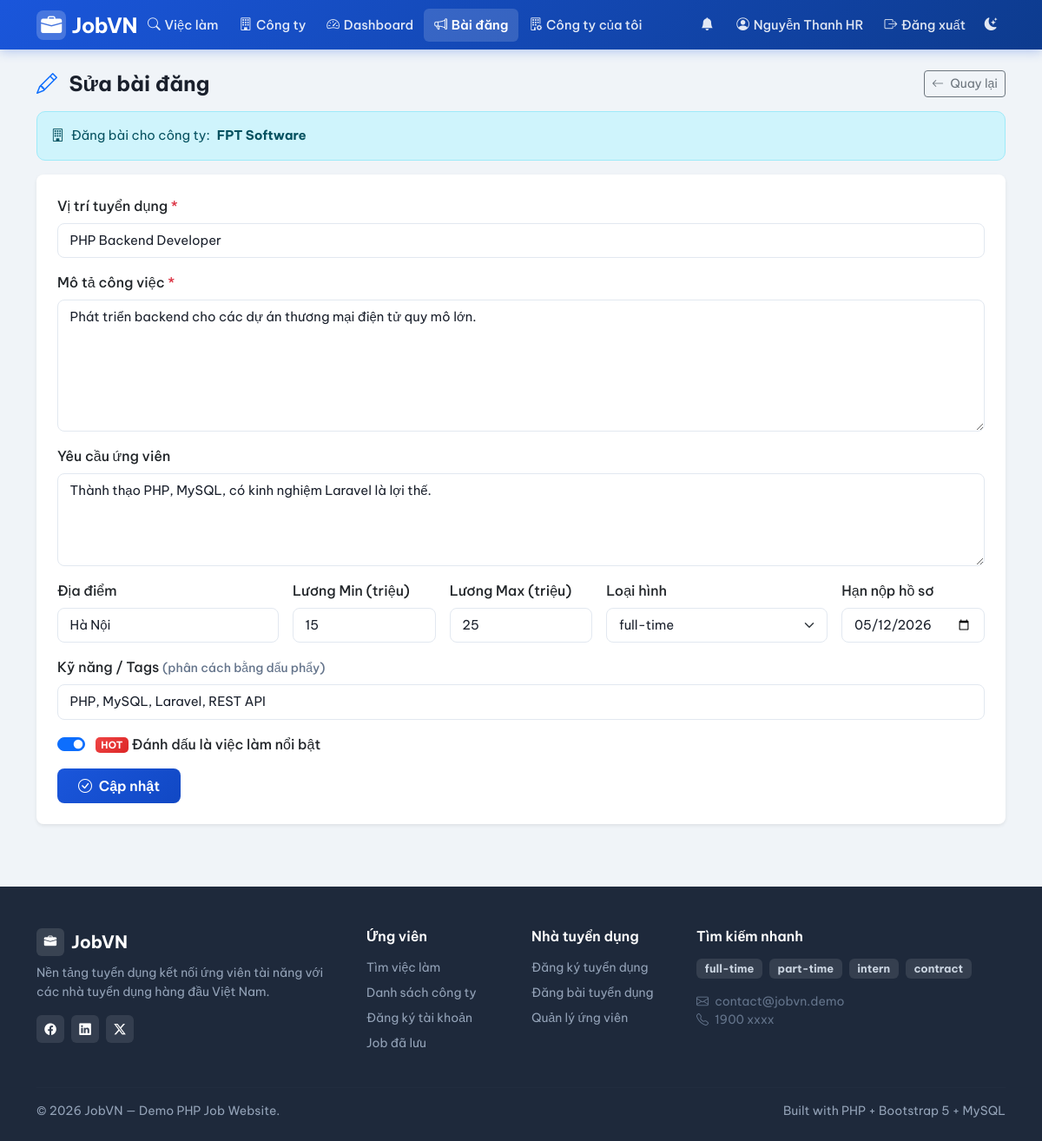
Page /index.php?page=employer/job_form&id=1 (signed in) on the committed database.
### tables this page shows
CREATE TABLE users (
    id INT AUTO_INCREMENT PRIMARY KEY,
    email VARCHAR(150) NOT NULL UNIQUE,
    password VARCHAR(255) NOT NULL,              
    full_name VARCHAR(150) NOT NULL,
    role ENUM('admin','employer','user') NOT NULL DEFAULT 'user',
    phone VARCHAR(30) NULL,
    bio TEXT NULL,                                
    skills VARCHAR(500) NULL,                     
    experience_years TINYINT NULL,                
    avatar VARCHAR(255) NULL,                     
    created_at DATETIME NOT NULL DEFAULT CURRENT_TIMESTAMP
);

CREATE TABLE companies (
    id INT AUTO_INCREMENT PRIMARY KEY,
    owner_id INT NOT NULL,                       
    name VARCHAR(200) NOT NULL,
    description TEXT NULL,
    location VARCHAR(200) NULL,
    website VARCHAR(200) NULL,
    logo VARCHAR(255) NULL,                      
    created_at DATETIME NOT NULL DEFAULT CURRENT_TIMESTAMP,
    UNIQUE KEY uq_company_owner (owner_id),      
    FOREIGN KEY (owner_id) REFERENCES users(id) ON DELETE CASCADE
);

CREATE TABLE jobs (
    id INT AUTO_INCREMENT PRIMARY KEY,
    company_id INT NOT NULL,
    employer_id INT NOT NULL,                    
    title VARCHAR(200) NOT NULL,
    description TEXT NOT NULL,
    requirements TEXT NULL,
    location VARCHAR(200) NULL,
    salary_min INT NULL,                         
    salary_max INT NULL,                         
    job_type ENUM('full-time','part-time','intern','contract') NOT NULL DEFAULT 'full-time',
    is_active TINYINT(1) NOT NULL DEFAULT 1,
    is_hot TINYINT(1) NOT NULL DEFAULT 0,        
    views INT NOT NULL DEFAULT 0,                
    expired_at DATETIME NULL,                    
    category VARCHAR(50) NOT NULL DEFAULT 'Công nghệ thông tin',   
    tags VARCHAR(300) NULL,                      
    created_at DATETIME NOT NULL DEFAULT CURRENT_TIMESTAMP,
    FOREIGN KEY (company_id) REFERENCES companies(id) ON DELETE CASCADE,
    FOREIGN KEY (employer_id) REFERENCES users(id) ON DELETE CASCADE
);

### public/index.php (called while the page is built, shortened)
<?php
require_once __DIR__ . '/../src/db.php';
require_once __DIR__ . '/../src/helpers.php';
require_once __DIR__ . '/../src/auth.php';
$routes = [
    'home'                    => 'home.php',
    'login'                   => 'login.php',
    'register'                => 'register.php',
    'logout'                  => 'logout.php',
    'jobs'                    => 'jobs.php',
    'job_detail'              => 'job_detail.php',
    'companies'               => 'companies.php',
    'company_detail'          => 'company_detail.php',
    'download_cv'             => 'download_cv.php',
    'user/apply'              => 'user/apply.php',
    'user/my_applications'    => 'user/my_applications.php',
    'user/notifications'      => 'user/notifications.php',
    'user/profile'            => 'user/profile.php',
    'user/saved_jobs'         => 'user/saved_jobs.php',
    'user/become_employer'    => 'user/become_employer.php',
    'employer/dashboard'      => 'employer/dashboard.php',
    'employer/jobs'           => 'employer/jobs.php',
    'employer/job_form'       => 'employer/job_form.php',
    'employer/job_delete'     => 'employer/job_delete.php',
    'employer/applications'   => 'employer/applications.php',
    'employer/company'        => 'employer/company.php',
    'admin/dashboard'         => 'admin/dashboard.php',
    'admin/users'             => 'admin/users.php',
    'admin/user_delete'       => 'admin/user_delete.php',
    'admin/jobs'              => 'admin/jobs.php',
    'admin/job_delete'        => 'admin/job_delete.php',
    'admin/companies'             => 'admin/companies.php',
    'admin/applications'          => 'admin/applications.php',
    'admin/employer_requests'     => 'admin/employer_requests.php',
];
$page = $_GET['page'] ?? 'home';
$file = __DIR__ . '/../src/pages/' . $routes[$page];
require $file;

### src/helpers.php (called while the page is built, shortened)
<?php
function e($v): string
{
    return htmlspecialchars((string)$v, ENT_QUOTES, 'UTF-8');
}
function url(string $page, array $params = []): string
{
    $params = array_merge(['page' => $page], $params);
    return BASE_URL . '?' . http_build_query($params);
}

### src/db.php (called while the page is built, shortened)
<?php
function db(): PDO
{
    static $pdo = null;
    if ($pdo === null) {
        $dsn = 'mysql:host=' . DB_HOST . ';port=' . DB_PORT . ';dbname=' . DB_NAME . ';charset=utf8mb4';
        $attempts = 0;
        while (true) {
            try {
                $pdo = new PDO($dsn, DB_USER, DB_PASS, [
                    PDO::ATTR_ERRMODE              => PDO::ERRMODE_EXCEPTION,
                    PDO::ATTR_DEFAULT_FETCH_MODE   => PDO::FETCH_ASSOC,
                    PDO::ATTR_EMULATE_PREPARES     => false,
                    PDO::MYSQL_ATTR_INIT_COMMAND   => "SET NAMES utf8mb4 COLLATE utf8mb4_unicode_ci",
                ]);
                break;
            } catch (PDOException $e) {
                $attempts++;
                if ($attempts >= 10) {
                    die('Không kết nối được MySQL: ' . $e->getMessage());
                }
                sleep(1);
            }
        }
    }
    return $pdo;
}

### src/auth.php (called while the page is built, shortened)
<?php
require_once __DIR__ . '/db.php';
function current_user(): ?array
{
    static $cache = null;
    if ($cache !== null) return $cache;
    $stmt = db()->prepare('SELECT * FROM users WHERE id = ?');
    $stmt->execute([$_SESSION['user_id']]);
    $cache = $stmt->fetch() ?: null;
    return $cache;
}
function require_role(string ...$roles): array
{
    $u = current_user();
    return $u;
}

### src/pages/employer/job_form.php (the view, shortened to what this page needs)
<?php
$u  = require_role('employer');
$id = (int)($_GET['id'] ?? 0);
$companyStmt = db()->prepare('SELECT * FROM companies WHERE owner_id = ?');
$companyStmt->execute([$u['id']]);
$company = $companyStmt->fetch();
$job = [
    'title'        => '',
    'description'  => '',
    'requirements' => '',
    'location'     => '',
    'salary_min'   => '',
    'salary_max'   => '',
    'job_type'     => 'full-time',
    'company_id'   => $company ? $company['id'] : 0,
    'expired_at'   => '',
    'is_hot'       => 0,
    'tags'         => '',
];
if ($id) {
    $stmt = db()->prepare('SELECT * FROM jobs WHERE id = ? AND employer_id = ?');
    $stmt->execute([$id, $u['id']]);
    $existing = $stmt->fetch();
    $job = $existing;
}
require __DIR__ . '/../../layout/header.php';
?>
<div class="d-flex justify-content-between align-items-center mb-3">
    <h4 class="fw-700 mb-0">
        <i class="bi bi-<?= $id ? 'pencil' : 'plus-circle' ?> me-2 text-primary"></i>
        <?= $id ? 'Sửa bài đăng' : 'Đăng bài mới' ?>
    </h4>
    <a href="<?= e(url('employer/jobs')) ?>" class="btn btn-outline-secondary btn-sm">
        <i class="bi bi-arrow-left me-1"></i> Quay lại
    </a>
</div>
<?php if (!$company): ?>
    <div class="alert alert-warning">
        <i class="bi bi-exclamation-triangle me-2"></i>
        Bạn chưa có công ty. Vui lòng
        <a href="<?= e(url('employer/company')) ?>">tạo thông tin công ty</a> trước khi đăng bài.
    </div>
<?php else: ?>
    <div class="alert alert-info d-flex align-items-center gap-2 mb-3">
        <i class="bi bi-building"></i>
        Đăng bài cho công ty: <strong><?= e($company['name']) ?></strong>
    </div>
    <div class="card border-0 shadow-sm rounded-3">
        <div class="card-body p-4">
            <form method="post">
                <div class="mb-3">
                    <label class="form-label fw-500">Vị trí tuyển dụng <span class="text-danger">*</span></label>
                    <input name="title" value="<?= e($job['title']) ?>" class="form-control"
                           placeholder="Vd: PHP Backend Developer" required>
                </div>
                <div class="mb-3">
                    <label class="form-label fw-500">Mô tả công việc <span class="text-danger">*</span></label>
                    <textarea name="description" class="form-control" rows="6" required
                              placeholder="Mô tả chi tiết về công việc, trách nhiệm..."><?= e($job['description']) ?></textarea>
                </div>
                <div class="mb-3">
                    <label class="form-label fw-500">Yêu cầu ứng viên</label>
                    <textarea name="requirements" class="form-control" rows="4"
                              placeholder="Kỹ năng, kinh nghiệm yêu cầu..."><?= e($job['requirements']) ?></textarea>
                </div>
                <div class="row g-3 mb-3">
                    <div class="col-md-3">
                        <label class="form-label fw-500">Địa điểm</label>
                        <input name="location" value="<?= e($job['location']) ?>" class="form-control"
                               placeholder="Hà Nội, TP.HCM...">
                    </div>
                    <div class="col-md-2">
                        <label class="form-label fw-500">Lương Min (triệu)</label>
                        <input type="number" name="salary_min" value="<?= e($job['salary_min']) ?>"
                               class="form-control" placeholder="15" min="0">
                    </div>
                    <div class="col-md-2">
                        <label class="form-label fw-500">Lương Max (triệu)</label>
                        <input type="number" name="salary_max" value="<?= e($job['salary_max']) ?>"
                               class="form-control" placeholder="25" min="0">
                    </div>
                    <div class="col-md-3">
                        <label class="form-label fw-500">Loại hình</label>
                        <select name="job_type" class="form-select">
                            <?php foreach (['full-time','part-time','intern','contract'] as $t): ?>
                                <option value="<?= $t ?>" <?= $t == $job['job_type'] ? 'selected' : '' ?>>
                                    <?= $t ?>
                                </option>
                            <?php endforeach; ?>
                        </select>
                    </div>
                    <div class="col-md-2">
                        <label class="form-label fw-500">Hạn nộp hồ sơ</label>
                        <input type="date" name="expired_at"
                               value="<?= e($job['expired_at'] ? date('Y-m-d', strtotime($job['expired_at'])) : '') ?>"
                               class="form-control">
                    </div>
                </div>
                <div class="mb-3">
                    <label class="form-label fw-500">Kỹ năng / Tags <span class="text-muted small fw-400">(phân cách bằng dấu phẩy)</span></label>
                    <input name="tags" value="<?= e($job['tags'] ?? '') ?>" class="form-control"
                           placeholder="PHP, MySQL, Laravel...">
                </div>
                <div class="mb-3">
                    <div class="form-check form-switch">
                        <input class="form-check-input" type="checkbox" name="is_hot" id="isHot"
                               <?= $job['is_hot'] ? 'checked' : '' ?>>
                        <label class="form-check-label fw-500" for="isHot">
                            <span class="badge-hot ms-1">HOT</span> Đánh dấu là việc làm nổi bật
                        </label>
                    </div>
                </div>
                <button class="btn btn-primary px-4">
                    <i class="bi bi-check-circle me-1"></i>
                    <?= $id ? 'Cập nhật' : 'Đăng bài' ?>
                </button>
            </form>
        </div>
    </div>
<?php endif; ?>
<?php require __DIR__ . '/../../layout/footer.php';

### src/layout/header.php (shortened to what this page needs)
<?php
$u = current_user();
$currentPage = $_GET['page'] ?? 'home';
?>
<!doctype html>
<html lang="vi">
<head>
    <link href="https://cdn.jsdelivr.net/npm/bootstrap@5.3.2/dist/css/bootstrap.min.css" rel="stylesheet">
    <link href="https://cdn.jsdelivr.net/npm/bootstrap-icons@1.11.3/font/bootstrap-icons.min.css" rel="stylesheet">
</head>
<body>
<nav class="navbar navbar-expand-lg navbar-main">
    <div class="container">
        <a class="navbar-brand-logo text-decoration-none" href="<?= e(url('home')) ?>">
            <div class="logo-icon"><i class="bi bi-briefcase-fill text-white"></i></div>
            JobVN
        </a>
        <div class="collapse navbar-collapse" id="mainNav">
            <ul class="navbar-nav me-auto">
                <li class="nav-item">
                    <a class="nav-link <?= in_array($currentPage, ['jobs','job_detail']) ? 'active' : '' ?>"
                       href="<?= e(url('jobs')) ?>">
                        <i class="bi bi-search"></i> Việc làm
                    </a>
                </li>
                <li class="nav-item">
                    <a class="nav-link <?= $currentPage === 'companies' ? 'active' : '' ?>"
                       href="<?= e(url('companies')) ?>">
                        <i class="bi bi-building"></i> Công ty
                    </a>
                </li>
                <?php if ($u && $u['role'] === 'employer'): ?>
                    <li class="nav-item">
                        <a class="nav-link <?= $currentPage === 'employer/dashboard' ? 'active' : '' ?>"
                           href="<?= e(url('employer/dashboard')) ?>">
                            <i class="bi bi-speedometer2"></i> Dashboard
                        </a>
                    </li>
                    <li class="nav-item">
                        <a class="nav-link <?= in_array($currentPage, ['employer/jobs','employer/job_form']) ? 'active' : '' ?>"
                           href="<?= e(url('employer/jobs')) ?>">
                            <i class="bi bi-megaphone"></i> Bài đăng
                        </a>
                    </li>
                    <li class="nav-item">
                        <a class="nav-link <?= $currentPage === 'employer/company' ? 'active' : '' ?>"
                           href="<?= e(url('employer/company')) ?>">
                            <i class="bi bi-building-gear"></i> Công ty của tôi
                        </a>
                    </li>
                <?php endif; ?>
            </ul>
            <ul class="navbar-nav align-items-lg-center">
                <?php if ($u): ?>
                    <li class="nav-item">
                        <a class="nav-link <?= $currentPage === 'user/notifications' ? 'active' : '' ?>"
                           href="<?= e(url('user/notifications')) ?>"
                           title="Thông báo"
                           style="position:relative;padding-right:0.9rem !important">
                            <i class="bi bi-bell-fill"></i>
                        </a>
                    </li>
                    <li class="nav-item">
                        <a class="nav-link <?= in_array($currentPage, ['user/profile']) ? 'active' : '' ?>"
                           href="<?= e(url('user/profile')) ?>">
                            <?php if (!empty($u['avatar'])): ?>
                                <img src="/uploads/avatars/<?= e($u['avatar']) ?>"
                                     style="width:28px;height:28px;border-radius:50%;object-fit:cover;border:2px solid rgba(255,255,255,0.4);vertical-align:middle">
                            <?php else: ?>
                                <i class="bi bi-person-circle"></i>
                            <?php endif; ?>
                            <span class="d-none d-lg-inline"><?= e($u['full_name']) ?></span>
                        </a>
                    </li>
                    <li class="nav-item">
                        <a class="nav-link" href="<?= e(url('logout')) ?>">
                            <i class="bi bi-box-arrow-right"></i> Đăng xuất
                        </a>
                    </li>
                <?php endif; ?>
                <li class="nav-item">
                    <button id="theme-toggle" class="nav-link btn btn-link border-0" title="Chuyển dark/light mode"
                            style="background:none;padding:0.5rem 0.6rem !important">
                        <i id="theme-icon" class="bi bi-moon-stars-fill"></i>
                    </button>
                </li>
            </ul>
        </div>
    </div>
</nav>
<main class="container py-4">

### rows in the picture
users: full_name "Nguyễn Thanh HR"
companies: name "FPT Software"
jobs: title "PHP Backend Developer", description "Phát triển backend cho các dự án thương mại điện tử quy mô lớn.", requirements "Thành thạo PHP, MySQL, có kinh nghiệm Laravel là lợi thế.", location "Hà Nội", salary_min "15", salary_max "25", job_type "full-time", expired_at "05/12/2026", tags "PHP, MySQL, Laravel, REST API", is_hot "☑"

### other values in the picture
$t "full-time"
$t "part-time"
$t "intern"
$t "contract"
